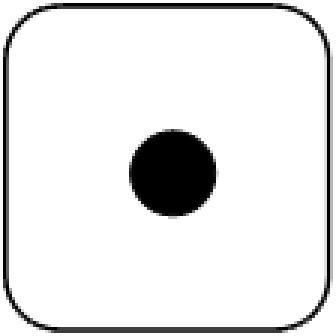
#> input picture Images/Alea_1.png, 112 x 112 px, found by its file name (shown 3 times larger)
$ jupyter execute --allow-errors Untitled.ipynb
#> lines starting #> are read from the running program, lines starting #| are printed output that depends on the picture
[cell 1]
import matplotlib.pyplot as plt
import matplotlib.image as im
import sys
import numpy as np

[cell 2]
image = im.imread("Images/Alea_1.png")
#> image is the input picture: shape (112, 112, 4) float32; mean R, G, B, A 0.894, 0.894, 0.894, 0.938
image.shape
#> Out = (112, 112, 4)

[cell 3]
plt.imshow(image)
sys.executable

[cell 4]
sys.path

[cell 5]
from PIL import Image

https://berkeley-stat159-f17.github.io/stat159-f17/lectures/10-matplotlib_beyond_basics/image_tutorial..html

[cell 6]
img = Image.open("Images/2_of_clubs.png")
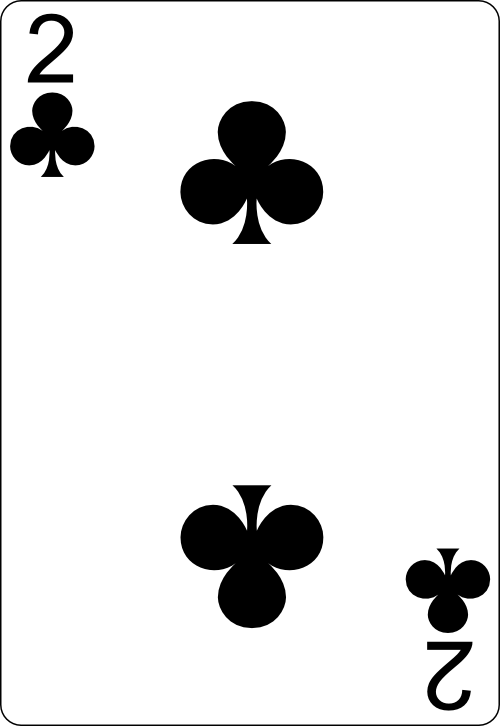
#> input picture Images/2_of_clubs.png, 500 x 726 px, found by its file name
#> img is the input picture: PIL image 500x726 RGBA; mean R, G, B, A 228.6, 228.6, 228.6, 254.7
img

[cell 7]
rsize = img.resize((np.array(img.size)/5).astype(int)) # Use PIL to resize
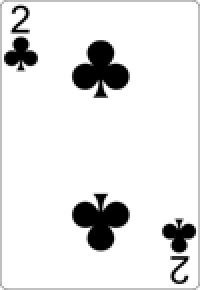
#> rsize: PIL image 100x145 RGBA (shown 2 times larger); mean R, G, B, A 228.8, 228.8, 228.8, 254.7; transparent parts drawn white
rsize

#> (a cell that did not finish here is left out)

#> (a cell that did not finish here is left out)

#> (a cell that did not finish here is left out)

[cell 11]
from numpy import random
import matplotlib.pyplot as plt
import seaborn as sns
# Plot size.
#plt.rcParams["figure.figsize"] = (20, 8)

# Pyplot style.
#plt.style.use('seaborn')
sns.histplot(random.pareto(a=2, size=1000), kde=True)
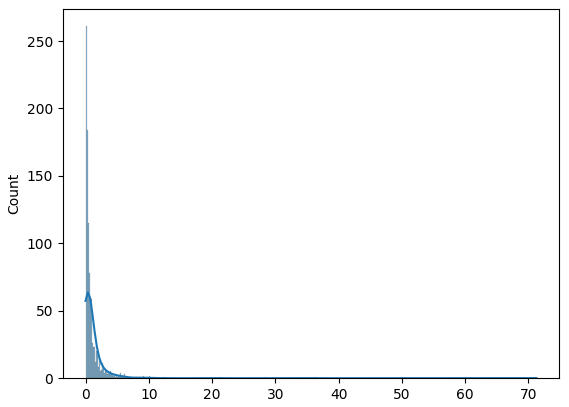
#> figure drawn by matplotlib, 1 panel; tallest bar 261 high, from x = 0.000273 to 0.16; curve peaks at x = 0.358, y = 63.66
